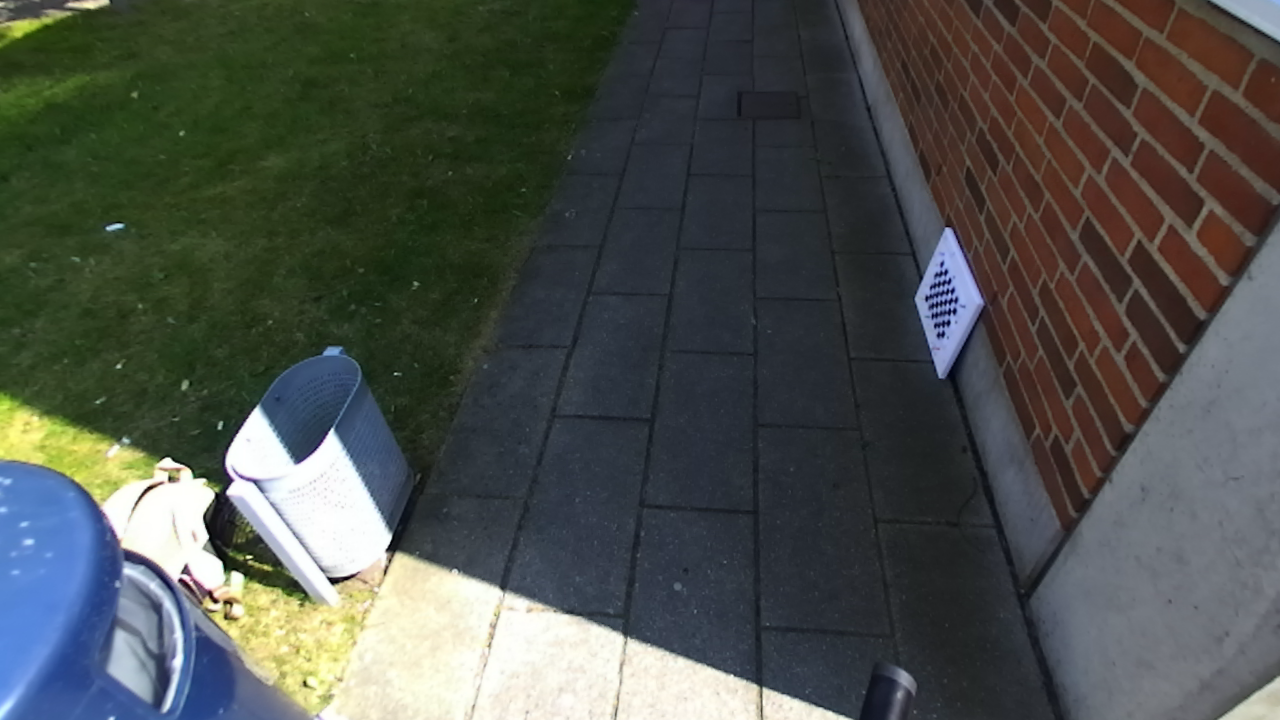
#> input picture colorSpace/RGB_40.png, 1280 x 720 px
$ python gmm.py   (older library calls are emulated)
#> lines starting #> are read from the running program, lines starting #| are printed output that depends on the picture
#> in GMMChromaticityGreen, img is the input picture: shape (720, 1280, 3); mean B, G, R 75.5, 80.4, 76
#!/usr/bin/env python3
# -*- coding: utf-8 -*-
"""
Created on Sun May 13 18:59:36 2018

@author: fulvio
"""

import matplotlib.pyplot as plt
import matplotlib.mlab as mlab
import cv2
import numpy as np
import math
from sklearn.mixture import GaussianMixture
import scipy.signal as signal

from matplotlib.patches import Ellipse


# [37 lines left out: functions computeGaussSimilarity, draw_ellipse, plot_gmm, not called in this run]


plt.close("all")


def bgr_to_chG(bgrImg):
    rows, cols, _ = bgrImg.shape
#> rows = 720; cols = 1280

    chR = np.zeros((rows, cols), np.float)
    chG = np.zeros((rows, cols), np.float)
    chB = np.zeros((rows, cols), np.float)

    for x in range(0,rows):
        for y in range(0,cols):
            if  (bgrImg[x,y,1] != 0):

                r = float(bgrImg[x,y,2]) / float(255)
                g = float(bgrImg[x,y,1]) / float(255)
                b = float(bgrImg[x,y,0]) / float(255)


                #g chromaticity component
                chG[x,y] = np.uint8(g*255 / (r+g+b))
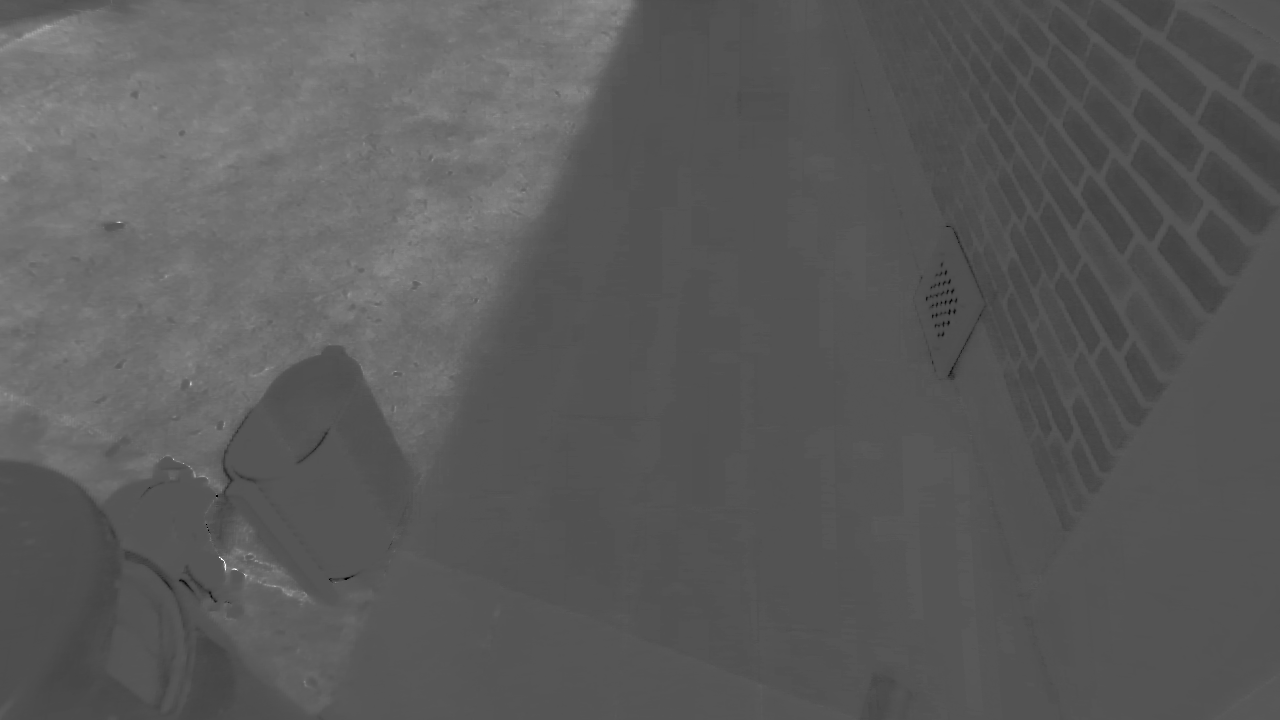
#> chG: shape (720, 1280) float64; min 0, max 255, mean 90.5

    return chG


# [24 lines left out: function bgr_to_chR_chG, not called in this run]

def GMMChromaticityGreen(imgPath, nbr_classes, min_prob):


    img = cv2.imread('RGB_40.png')
    chG = bgr_to_chG(img)


    plt.figure()
    plt.subplot(111)
    plt.imshow(cv2.cvtColor(img, cv2.COLOR_BGR2RGB))
    plt.title("RGB")


    X = np.zeros((chG.shape[0]*chG.shape[1],1))

    X[:,0] = chG.ravel()

    gmm = GaussianMixture(nbr_classes).fit(X)
    prob = gmm.predict_proba(X)


    x = np.linspace(0,256, 2560)
    means = gmm.means_
    covariances = gmm.covariances_
    sigmas = np.sqrt(covariances)
    normValues = np.zeros((nbr_classes, x.shape[0]), np.float)

    plt.figure()
    for i in range(nbr_classes):
        normValues[i] = mlab.normpdf(x, means[i], sigmas[i])
        plt.plot(x, normValues[i], label=str(i))
    plt.legend()
    plt.show()

    crossCorr = np.zeros((nbr_classes, nbr_classes), np.float)


    # [12 lines of commented-out code are left out]

    real_nbr_classes = nbr_classes
    for i in range(nbr_classes):
        for j in range(nbr_classes):
            if i > j:
                crossCorr[i,j] = computeGaussSimilarity(means[i], means[j], sigmas[i], sigmas[j])
                if crossCorr[i,j] > 0.6:
                    prob[:,i] = prob[:,i] + prob[:,j]
                    prob[:,j] = np.zeros(prob[:,j].shape)
                    real_nbr_classes -= 1


    print("from ", nbr_classes, " to ", real_nbr_classes, " classes")
    plt.figure()
    plt.imshow(crossCorr, cmap="gray")


    indexBestClasses = np.zeros(prob.shape[0])
    bestClassProb = np.zeros(prob.shape[0])
    secondBestClassProb = np.zeros(prob.shape[0])
    indexClasses = np.zeros(prob.shape[0])

    for i in range(prob.shape[0]):
        bestClassProb[i] = np.amax(prob[i,:])
        secondBestClassProb[i] = np.sort(prob[i,:])[-1]
        indexClasses[i] = np.argmax(prob[i,:])
        if(bestClassProb[i] < min_prob):
            indexBestClasses[i] = -1
        else:
            indexBestClasses[i] = np.argmax(prob[i,:])
# [4 lines of commented-out code are left out]

    bestClassProb = bestClassProb.reshape(chG.shape[0],chG.shape[1])
    indexBestClasses = indexBestClasses.reshape(chG.shape[0],chG.shape[1])
    secondBestClassProb = secondBestClassProb.reshape(chG.shape[0],chG.shape[1])
    indexClasses = indexClasses.reshape(chG.shape[0],chG.shape[1])


    plt.figure()
    plt.imshow(bestClassProb, cmap='gray')
    plt.title("probabilities")

    plt.figure()
    plt.imshow(indexClasses, cmap='nipy_spectral')
    plt.title("classes")

    plt.figure()
    plt.imshow(secondBestClassProb, cmap='gray')
    plt.title("secondProbabilities")

    plt.figure()
    plt.imshow(indexBestClasses, cmap='nipy_spectral')
    plt.title("classes selected")


    #cv2.imwrite("probabilities.png", probClasses)


#> (the run stopped early here; a loop or call above may not have finished)
